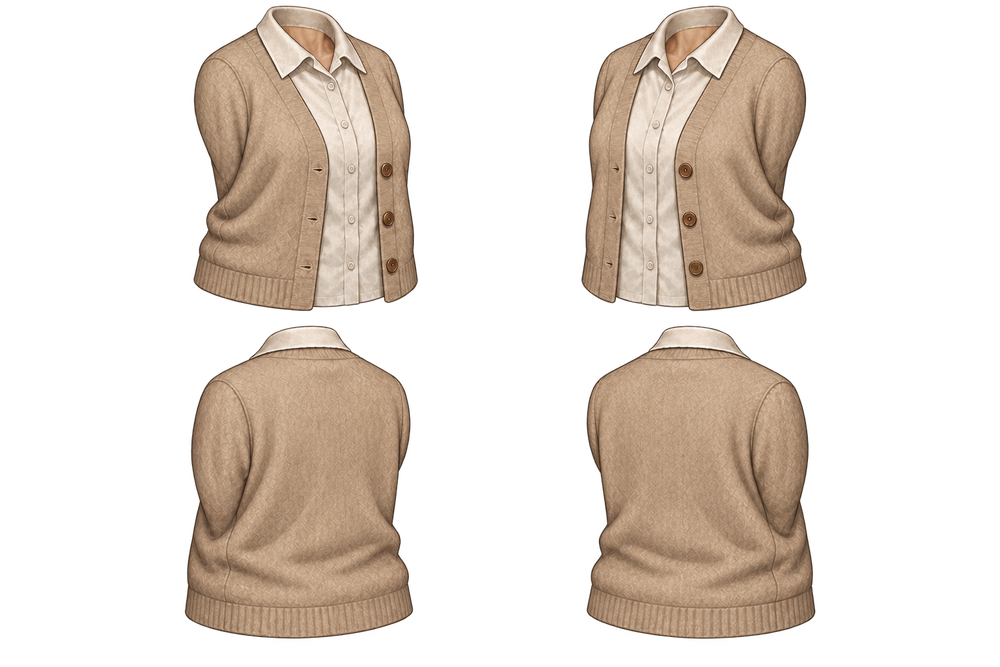
#> input picture 404호는 없습니다/asset-source/v07_NPC06/source/NPC06_몸통회전_단추수정_v07b.png, 1000 x 667 px, shrunk from 1536 x 1024 before the run
$ python -i measure_parts.py   (imports and definitions only)
#> lines starting #> are read from the running program, lines starting #| are printed output that depends on the picture; after the words box and inside, x2 and y2 are one past the last pixel; in counts of white or black regions, pixels touching at a corner belong together
#> further down, picture is the input picture: PIL image 1000x667 RGBA; mean R, G, B, A 63.9, 53.7, 44.7, 87.7
# usage: python3 -I measure_parts.py <atlas.png> <rects.json> <pngdir> <manifest.json> <out.json>
# Per part, measured from alpha (>128) only: top/bottom edge centres, width profile, lateral offset of the cuff, colour (CIELAB of
# interior pixels) and pattern strength (luminance high-pass std). Original atlas parts measured the same way for comparison.
import sys,os,json
from PIL import Image,ImageFilter
import numpy as np
# [1 line not run here, left out]
def lab(rgb):
    c=rgb/255.0;c=np.where(c>0.04045,((c+0.055)/1.055)**2.4,c/12.92);M=np.array([[0.4124,0.3576,0.1805],[0.2126,0.7152,0.0722],[0.0193,0.1192,0.9505]]);xyz=c@M.T/np.array([0.95047,1,1.08883])
    f=np.where(xyz>0.008856,np.cbrt(xyz),7.787*xyz+16/116);return np.stack([116*f[...,1]-16,500*(f[...,0]-f[...,1]),200*(f[...,1]-f[...,2])],-1)
def erode(m,k=4):
    e=m.copy()
    for _ in range(k):e=e&np.roll(e,1,0)&np.roll(e,-1,0)&np.roll(e,1,1)&np.roll(e,-1,1)
    return e
def measure(im):
    a=np.asarray(im.convert('RGBA')).astype(float);m=a[...,3]>128;H,W=m.shape;ys=np.where(m.any(1))[0];y0,y1=ys[0],ys[-1]
#> after `m = a[..., 3] > 128`:
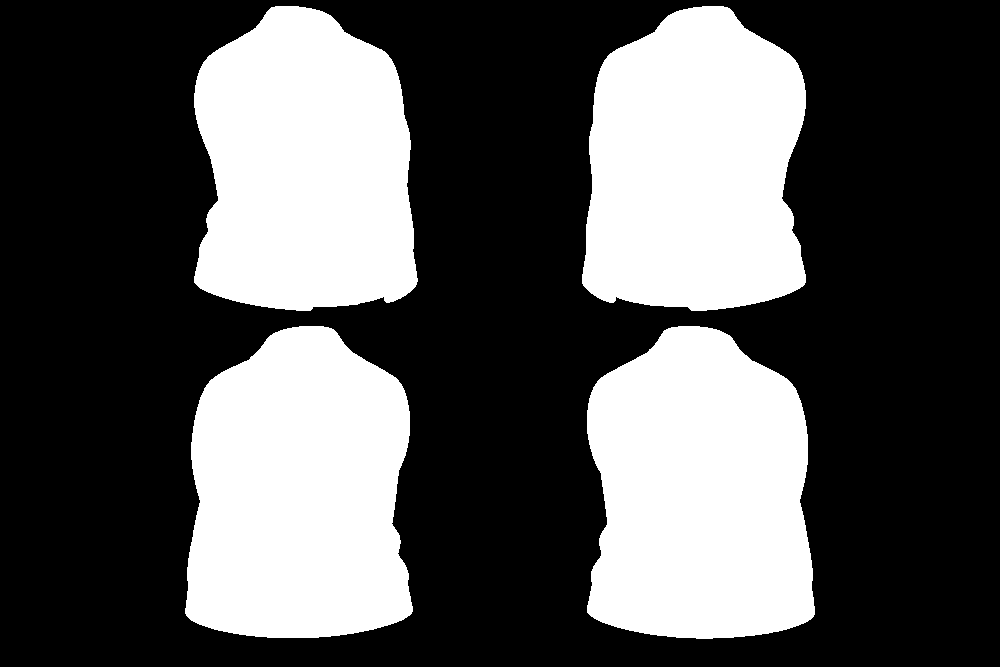
#> m: shape (667, 1000) bool; 34.6% white; 4 white regions, box (x1, y1, x2, y2) and area: (587, 326, 815, 639) 59453, (185, 326, 413, 638) 59121, (582, 6, 806, 311) 56481, (194, 6, 418, 311) 56047
#> after `H, W = m.shape`: H = 667; W = 1000
#> after `ys = np.where(m.any(1))[0]`: ys = 618 values from 6 to 638
#> after `y0, y1 = (ys[0], ys[-1])`: y0 = 6; y1 = 638
    rows=[np.where(m[y])[0] for y in range(H)]
#> rows = 667 items, first 6: empty array, empty array, empty array, empty array, empty array, empty array
    def centre(yr):xs=np.concatenate([rows[y] for y in yr if len(rows[y])]);return float(xs.mean())
    band=max(3,int((y1-y0)*.03))
#> band = 18
    top=centre(range(y0,y0+band));bot=centre(range(y1-band+1,y1+1))
#> in centre, `xs = np.concatenate([rows[y] for y in yr if len(rows[y])])`: xs = 2211 values, max 740 at index 2049, min 259 at index 2050, mean 500.4
#> after `top = centre(range(y0, y0 + band))`: top = 500.4
#> after `bot = centre(range(y1 - band + 1, y1 + 1))`: bot = 502
    prof=[(int(y),int(rows[y][0]),int(rows[y][-1])) for y in range(y0,y1+1,max(1,(y1-y0)//40)) if len(rows[y])]
#> prof = 42 items, first 6: (6, 275, 723), (21, 260, 739), (36, 241, 759), (51, 215, 785), (66, 201, 798), (81, 196, 803)
    widths=[r[2]-r[1]+1 for r in prof];mid=[(r[1]+r[2])/2 for r in prof]
#> after `widths = [r[2] - r[1] + 1 for r in prof]`: widths = 42 values, max 629 at index 39, min 449 at index 0, mean 580.4
#> after `mid = [(r[1] + r[2]) / 2 for r in prof]`: mid = 42 values, max 500 at index 2, min 498.5 at index 23, mean 499.5
    e=erode(m,5);L=lab(a[...,:3][e]);lum=np.asarray(im.convert('RGBA').convert('L')).astype(float);hp=lum-np.asarray(Image.fromarray(lum.astype(np.uint8)).filter(ImageFilter.GaussianBlur(4))).astype(float)
#> the loop in erode, `for _ in range(k):e=e&np.roll(e,1,0)&np.roll(e,-1,0)&np.roll(e,1,1)&np..` made 5 passes
#> pass 1, in erode, `for _ in range(k):e=e&np.roll(e,1,0)&np.roll(e,-1,0)&np.roll(e,1,1)&np..`:
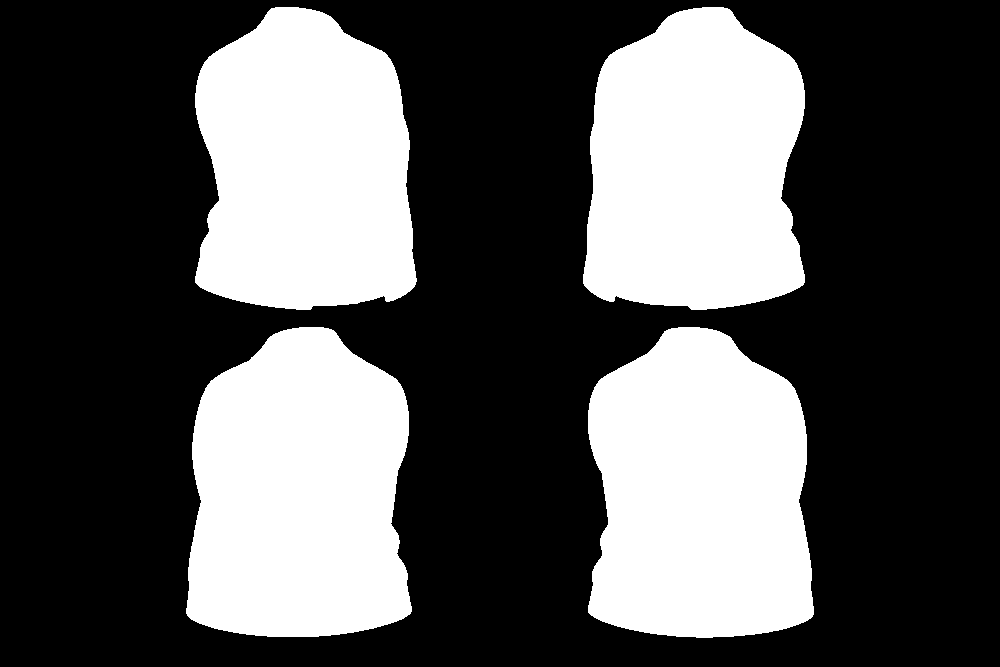
#> e: shape (667, 1000) bool; 34.1% white; 4 white regions, box (x1, y1, x2, y2) and area: (588, 327, 814, 638) 58559, (186, 327, 412, 637) 58232, (583, 7, 805, 310) 55608, (195, 7, 417, 310) 55177
#> pass 2, in erode, `for _ in range(k):e=e&np.roll(e,1,0)&np.roll(e,-1,0)&np.roll(e,1,1)&np..`:
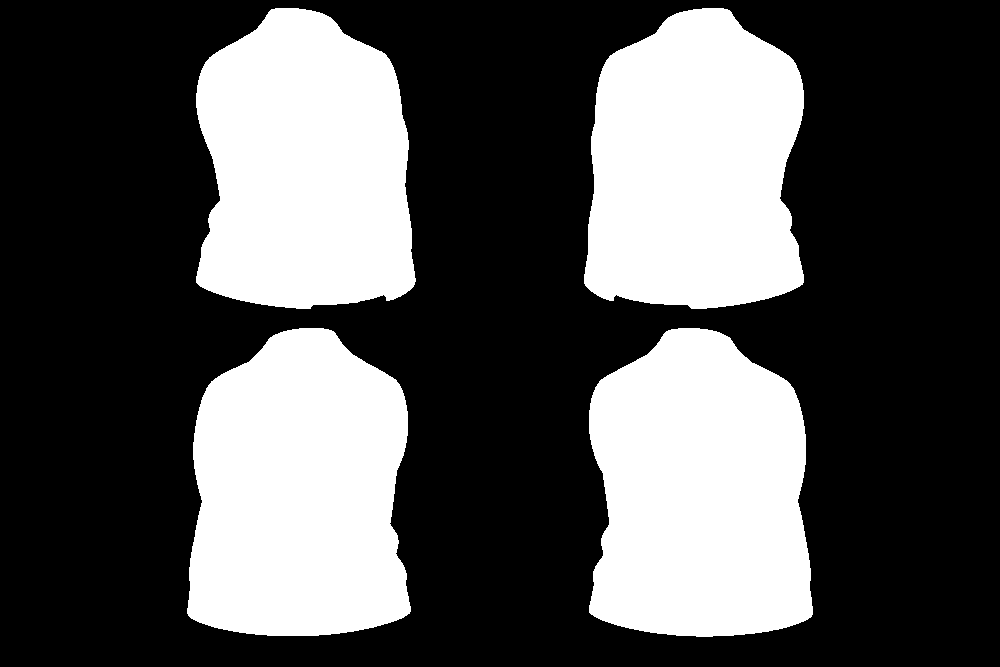
#> e: shape (667, 1000) bool; 33.6% white; 4 white regions, box (x1, y1, x2, y2) and area: (589, 328, 813, 637) 57670, (187, 328, 411, 636) 57347, (584, 8, 804, 309) 54739, (196, 8, 416, 309) 54311
#> pass 3, in erode, `for _ in range(k):e=e&np.roll(e,1,0)&np.roll(e,-1,0)&np.roll(e,1,1)&np..`:
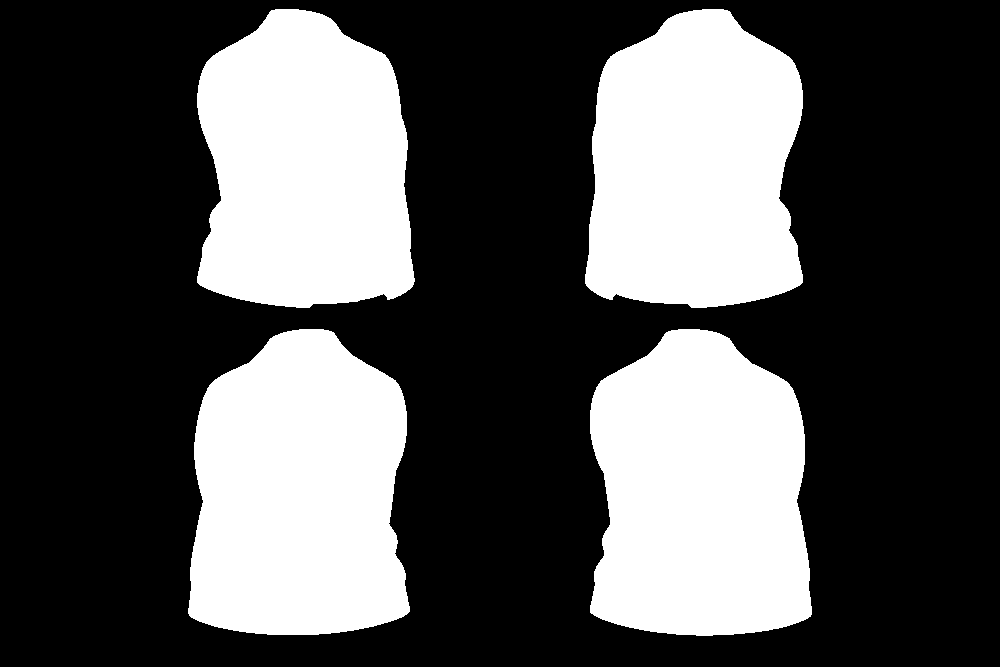
#> e: shape (667, 1000) bool; 33.1% white; 4 white regions, box (x1, y1, x2, y2) and area: (590, 329, 812, 636) 56786, (188, 329, 410, 635) 56467, (585, 9, 803, 308) 53874, (197, 9, 415, 308) 53449
#> after the loop in erode, `for _ in range(k):e=e&np.roll(e,1,0)&np.roll(e,-1,0)&np.roll(e,1,1)&np..`:
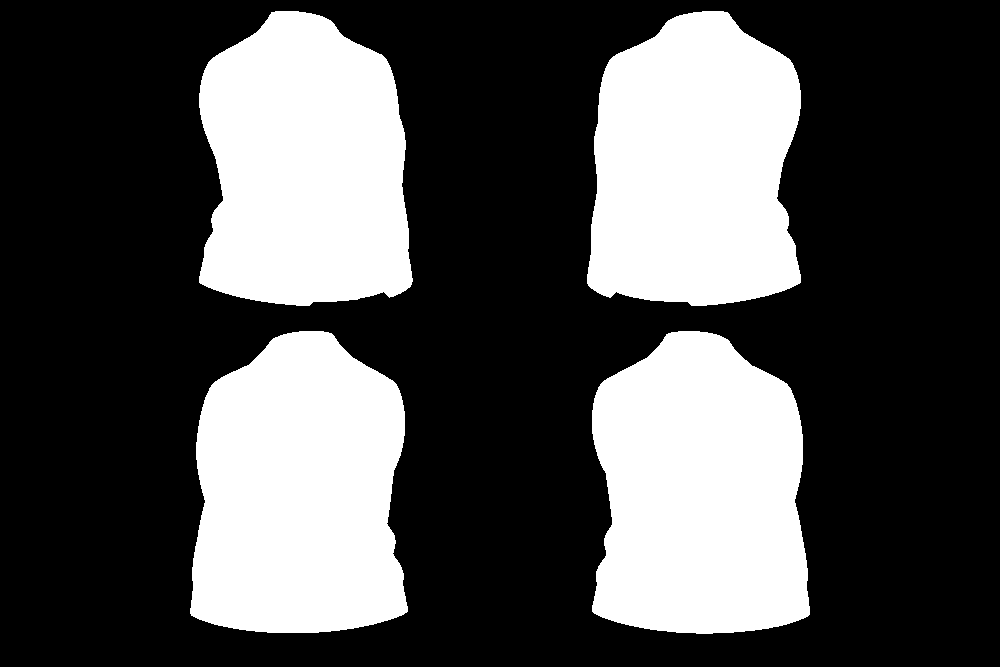
#> e: shape (667, 1000) bool; 32% white; 4 white regions, box (x1, y1, x2, y2) and area: (592, 331, 810, 634) 55032, (190, 331, 408, 633) 54724, (587, 11, 801, 306) 52162, (199, 11, 413, 306) 51744
#> after `lum = np.asarray(im.convert('RGBA').convert('L')).astype(float)`:
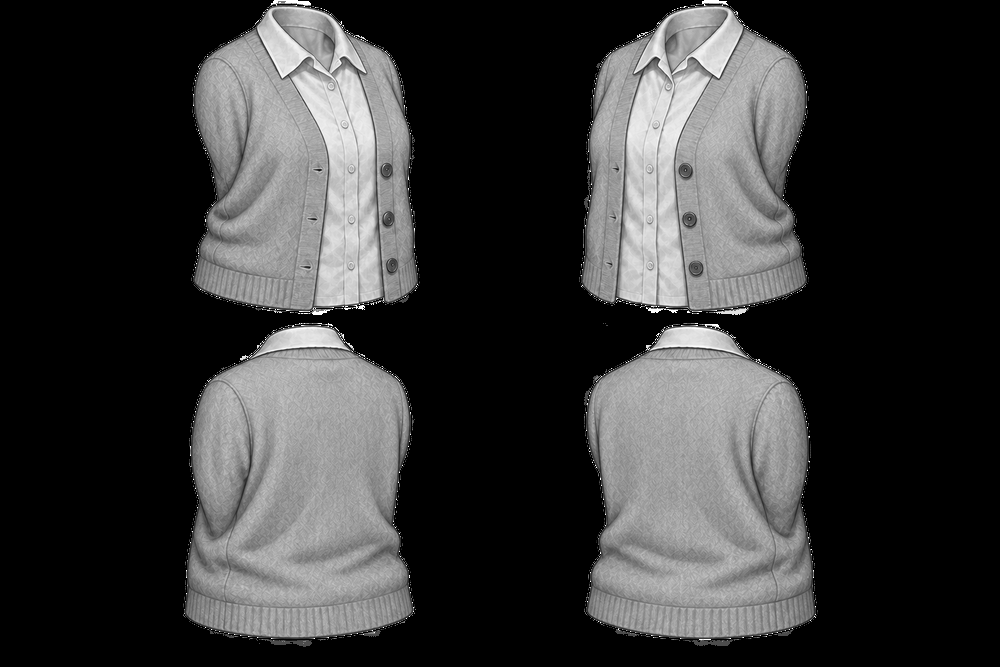
#> lum: shape (667, 1000) float64; min 0, max 255, mean 55.7
#> after `hp = lum - np.asarray(Image.fromarray(lum.astype(np.uint8)).filter(Ima`:
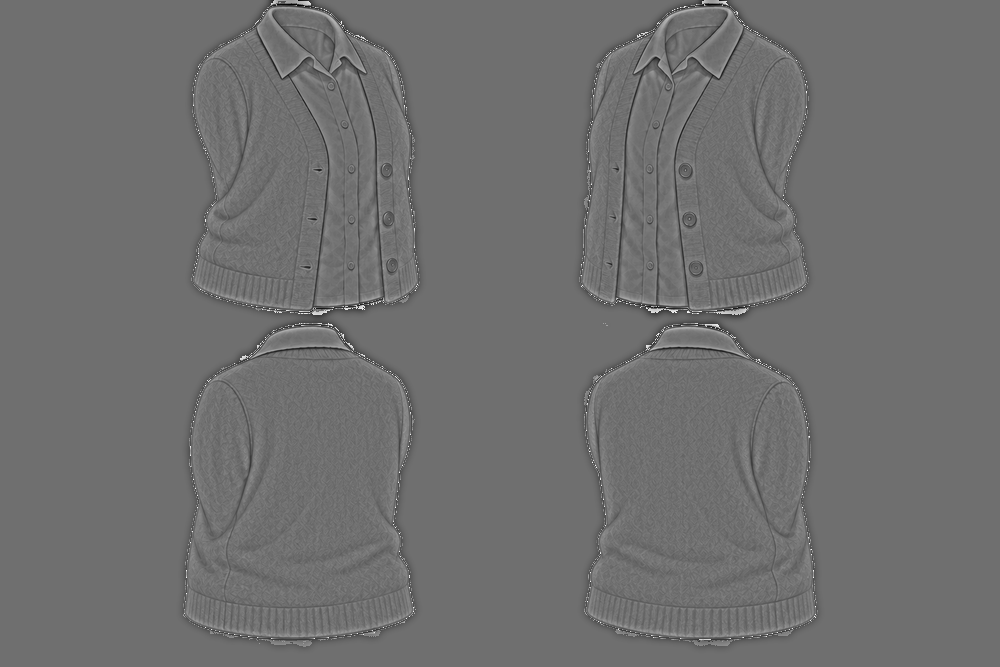
#> hp: shape (667, 1000) float64; min -171, max 219, mean 0; drawn with min black and max white
    return dict(size=[W,H],opaque_rows=[int(y0),int(y1)],length_px=int(y1-y0+1),top_centre_x=round(top,1),bottom_centre_x=round(bot,1),cuff_offset_px=round(bot-top,1),
        cuff_offset_rel=round((bot-top)/(y1-y0+1),3),width_top_px=int(np.median(widths[:3])),width_mid_px=int(np.median(widths[len(widths)//2-1:len(widths)//2+2])),width_bottom_px=int(np.median(widths[-3:])),
        width_max_px=int(max(widths)),centreline_max_dev_px=round(float(max(abs(np.array(mid)-np.linspace(top,bot,len(mid))))),1),
        centreline_dev_side=('screen-right' if (np.array(mid)-np.linspace(top,bot,len(mid)))[np.argmax(abs(np.array(mid)-np.linspace(top,bot,len(mid))))]>0 else 'screen-left'),
        lab_mean=[round(float(v),1) for v in L.mean(0)],lab_std=[round(float(v),1) for v in L.std(0)],pattern_hp_std=round(float(hp[e].std()),2),profile=prof)
out={'original':{},'v07b':{}}
# [3 lines not run here, left out]
names={'NPC06_정면다리_깊이수정_v07b.png':('front_leg',['straight','knee30','knee60']),'NPC06_후면다리_경계검토_v07b.png':('rear_leg',['straight','knee30','knee60']),'NPC06_몸통회전_단추수정_v07b.png':('torso',['left_shoulder_fwd','right_shoulder_fwd'])}
# [9 lines not run here, left out]

>>> from PIL import Image
>>> picture = Image.open('../source/NPC06_몸통회전_단추수정_v07b.png')
>>> result = measure(picture)
#> result = 17 items
